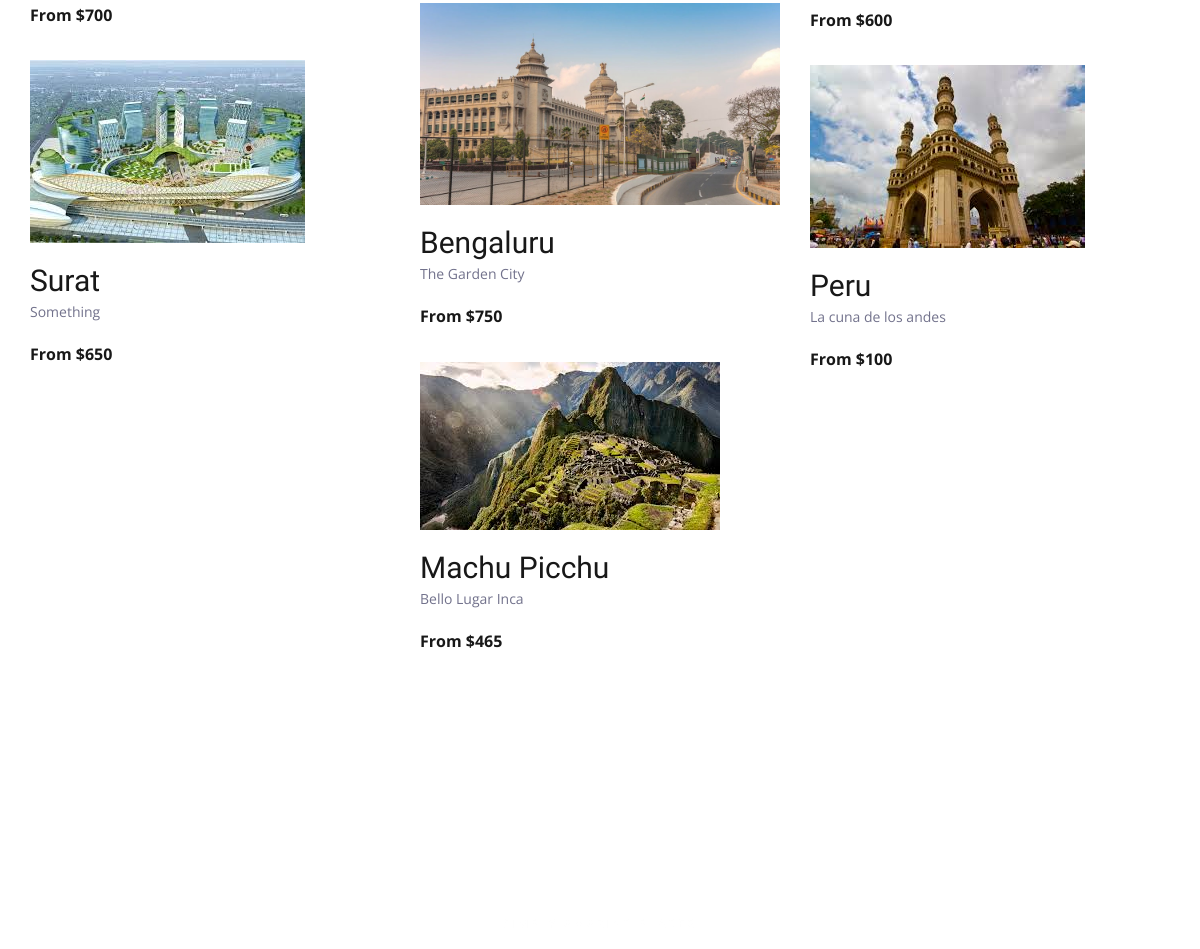
/ (middle part), run on an earlier commit of the app's database.
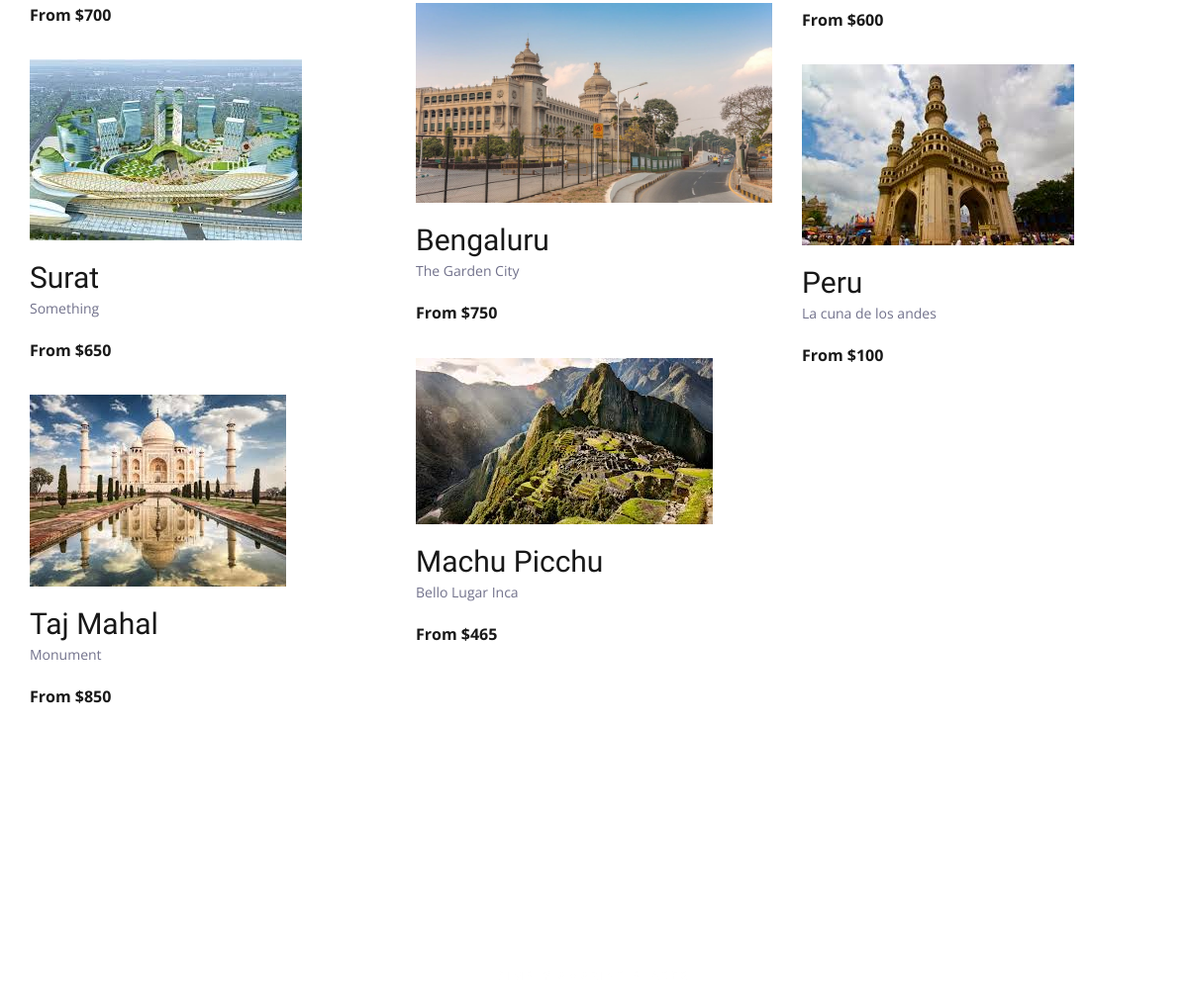
And on a later commit of the database.
### travello/models.py (models this page shows)
class Destination (models.Model):
    name = models.CharField(max_length=100)
    img = models.ImageField(upload_to = 'pics')
    desc = models.TextField()
    price = models.IntegerField()
    offer = models.BooleanField(default=False)

### travello/views.py (the view)
# urls.py: path('',views.index, name='index'),
def index(request):
    dests = Destination.objects.all()
    return render(request, "index.html", {'dests': dests})

### templates/index.html (shortened to what this page needs)
{% load static %}
<!DOCTYPE html>
<html lang="en">
<head>
<link rel="stylesheet" type="text/css" href="{% static 'styles/bootstrap4/bootstrap.min.css' %}">
<link href="{% static 'plugins/font-awesome-4.7.0/css/font-awesome.min.css' %}" rel="stylesheet" type="text/css">
<link rel="stylesheet" type="text/css" href="{% static 'plugins/OwlCarousel2-2.2.1/owl.carousel.css' %}">
<link rel="stylesheet" type="text/css" href="{% static 'plugins/OwlCarousel2-2.2.1/owl.theme.default.css' %}">
<link rel="stylesheet" type="text/css" href="{% static 'plugins/OwlCarousel2-2.2.1/animate.css' %}">
<link rel="stylesheet" type="text/css" href="{% static 'styles/main_styles.css' %}">
<link rel="stylesheet" type="text/css" href="{% static 'styles/responsive.css' %}">
</head>
<body>
<div class="super_container">
	<div class="destinations" id="destinations">
		<div class="container">
			<div class="row destinations_row">
				<div class="col">
					<div class="destinations_container item_grid">
						{% for dest in dests%}
						<div class="destination item">
							<div class="destination_image">
								<img src="{{dest.img.url}}" alt="">
							</div>
							<div class="destination_content">
								<div class="destination_title"><a href="destinations.html">{{dest.name}}</a></div>
								<div class="destination_subtitle">
									<p>{{dest.desc}}</p>
								</div>
								<div class="destination_price">From ${{dest.price}}</div>
							</div>
						</div>
						{% endfor %}
					</div>
				</div>
			</div>
		</div>
	</div>
	<div class="testimonials" id="testimonials">
		<div class="parallax_background parallax-window" data-parallax="scroll" data-image-src="{% static 'images/testimonials.jpg' %}" data-speed="0.8"></div>
		<div class="container">
			<div class="row">
				<div class="col text-center">
					<div class="section_subtitle">simply amazing places</div>
				</div>
			</div>
		</div>
	</div>
</div>
</body>
</html>

What changed in the data, as far as the page shows it:
added Destination: img (picture), name "Taj Mahal", desc "Monument", price "850"
